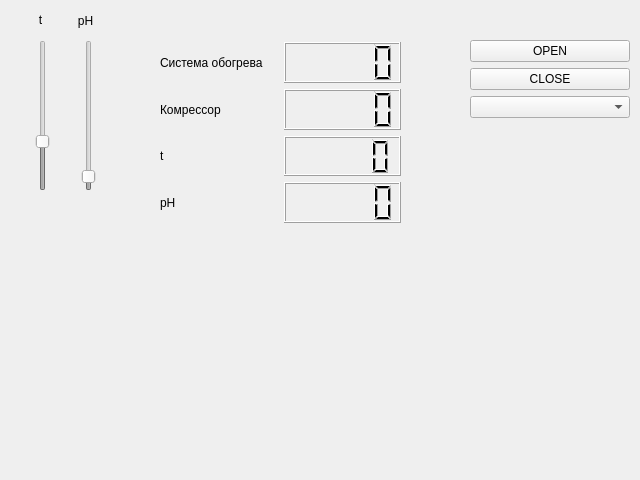
<?xml version="1.0" encoding="UTF-8"?>
<ui version="4.0">
 <class>Form</class>
 <widget class="QWidget" name="Form">
  <property name="geometry">
   <rect>
    <x>0</x>
    <y>0</y>
    <width>640</width>
    <height>480</height>
   </rect>
  </property>
  <property name="windowTitle">
   <string>Form</string>
  </property>
  <widget class="QWidget" name="verticalLayoutWidget">
   <property name="geometry">
    <rect>
     <x>470</x>
     <y>40</y>
     <width>160</width>
     <height>80</height>
    </rect>
   </property>
   <layout class="QVBoxLayout" name="verticalLayout">
    <item>
     <widget class="QPushButton" name="openB">
      <property name="text">
       <string>OPEN</string>
      </property>
     </widget>
    </item>
    <item>
     <widget class="QPushButton" name="closeB">
      <property name="text">
       <string>CLOSE</string>
      </property>
     </widget>
    </item>
    <item>
     <widget class="QComboBox" name="cBox"/>
    </item>
   </layout>
  </widget>
  <widget class="QWidget" name="horizontalLayoutWidget">
   <property name="geometry">
    <rect>
     <x>10</x>
     <y>40</y>
     <width>111</width>
     <height>151</height>
    </rect>
   </property>
   <layout class="QHBoxLayout" name="horizontalLayout">
    <item>
     <widget class="QSlider" name="tSlider">
      <property name="enabled">
       <bool>false</bool>
      </property>
      <property name="minimum">
       <number>-40</number>
      </property>
      <property name="maximum">
       <number>150</number>
      </property>
      <property name="value">
       <number>18</number>
      </property>
      <property name="orientation">
       <enum>Qt::Vertical</enum>
      </property>
     </widget>
    </item>
    <item>
     <widget class="QSlider" name="phSlider">
      <property name="enabled">
       <bool>false</bool>
      </property>
      <property name="maximum">
       <number>100</number>
      </property>
      <property name="value">
       <number>5</number>
      </property>
      <property name="orientation">
       <enum>Qt::Vertical</enum>
      </property>
     </widget>
    </item>
   </layout>
  </widget>
  <widget class="QLabel" name="tName">
   <property name="geometry">
    <rect>
     <x>30</x>
     <y>10</y>
     <width>21</width>
     <height>20</height>
    </rect>
   </property>
   <property name="text">
    <string>t</string>
   </property>
   <property name="alignment">
    <set>Qt::AlignCenter</set>
   </property>
  </widget>
  <widget class="QLabel" name="phName">
   <property name="geometry">
    <rect>
     <x>70</x>
     <y>10</y>
     <width>31</width>
     <height>21</height>
    </rect>
   </property>
   <property name="text">
    <string>pH</string>
   </property>
   <property name="alignment">
    <set>Qt::AlignCenter</set>
   </property>
  </widget>
  <widget class="QWidget" name="gridLayoutWidget">
   <property name="geometry">
    <rect>
     <x>160</x>
     <y>42</y>
     <width>241</width>
     <height>181</height>
    </rect>
   </property>
   <layout class="QGridLayout" name="gridLayout">
    <item row="3" column="0">
     <widget class="QLabel" name="label_6">
      <property name="text">
       <string>pH</string>
      </property>
     </widget>
    </item>
    <item row="3" column="1">
     <widget class="QLCDNumber" name="phLCD"/>
    </item>
    <item row="2" column="0">
     <widget class="QLabel" name="label_3">
      <property name="text">
       <string>t</string>
      </property>
     </widget>
    </item>
    <item row="2" column="1">
     <widget class="QLCDNumber" name="tLCD"/>
    </item>
    <item row="1" column="0">
     <widget class="QLabel" name="label_5">
      <property name="text">
       <string>Комрессор</string>
      </property>
     </widget>
    </item>
    <item row="1" column="1">
     <widget class="QLCDNumber" name="compLCD"/>
    </item>
    <item row="0" column="0">
     <widget class="QLabel" name="label_4">
      <property name="text">
       <string>Система обогрева</string>
      </property>
     </widget>
    </item>
    <item row="0" column="1">
     <widget class="QLCDNumber" name="healingLCD"/>
    </item>
   </layout>
  </widget>
 </widget>
 <resources/>
 <connections/>
</ui>
